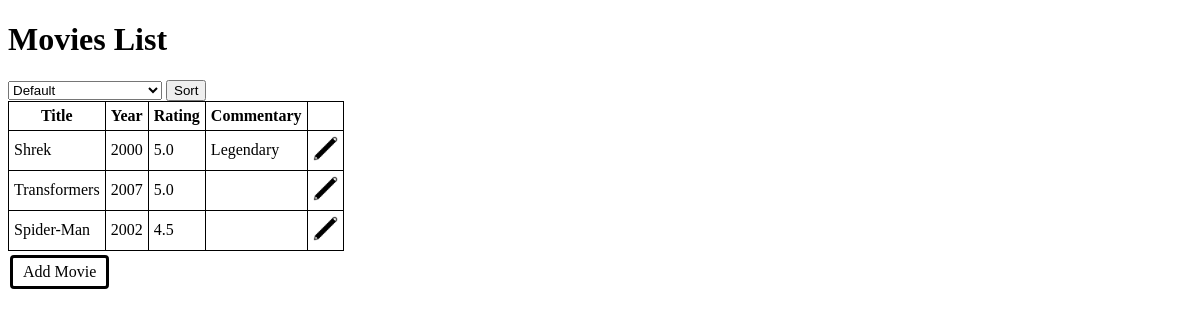
Before: / with the older database file.
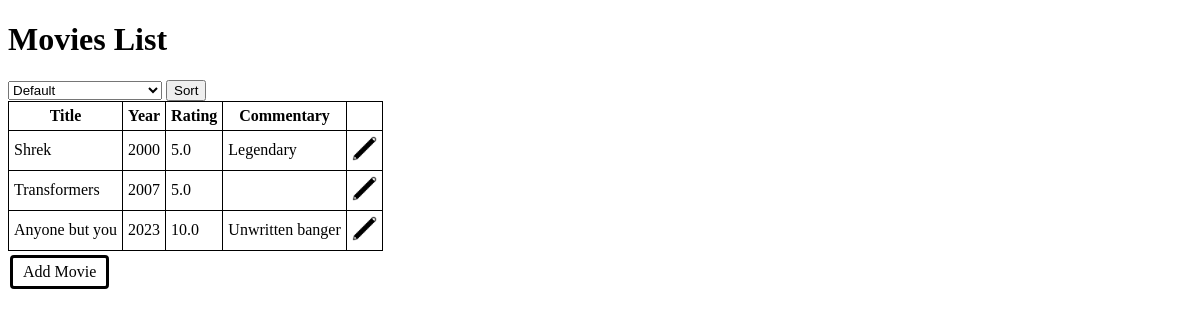
After: the same page with the newer database file.
### tables this page shows
CREATE TABLE movies(
             id     INTEGER     PRIMARY KEY     AUTOINCREMENT,
             title  VARCHAR                    NOT NULL,
             year   SMALLINT                     NOT NULL,
             rating FLOAT                   NOT NULL,
             comment VARCHAR
             );

### views.py (the view)
@views.route("/", methods=["GET", "POST"])
def show():
    if request.method == "POST":
        sort = request.form.get("sort")
        if sort == "by_title":
            title = request.form.get("title")
        else: title = None
    else:
        sort = "default"
        title = None
    db = get_database()
    cursor = db.cursor()
    if sort == "by_title":
        cursor.execute(get_select_sql_query(sort), ("%"+title+"%",))
    else:
        cursor.execute(get_select_sql_query(sort))
    movies = cursor.fetchall()
    return render_template("index.html", movies=movies, selected_sort=sort, title=title)

### database.py (called while the page is built)
def get_database():
    if "db" not in g:
        g.db = sqlite3.connect(DATABASE)
    return g.db

def close_database(exception=None):
    db = g.pop("db", None)
    if db is not None:
        db.close()

### functions.py (called while the page is built)
def get_select_sql_query(sort: str) -> str:
    if sort == "default":
        return "SELECT * FROM movies"
    elif sort == "year_ascend":
        return "SELECT * FROM movies ORDER BY year ASC"
    elif sort == "year_descend":
        return "SELECT * FROM movies ORDER BY year DESC"
    elif sort == "rating_ascend":
        return "SELECT * FROM movies ORDER BY rating ASC"
    elif sort == "rating_descend":
        return "SELECT * FROM movies ORDER BY rating DESC"
    elif sort == "by_title":
        return "SELECT * FROM movies WHERE title LIKE ?"
    else:
        raise Exception("Unexpected error")

### main.py (called while the page is built)
@app.teardown_appcontext
def teardown_database(exception):
    close_database(exception)

### templates/index.html (shortened to what this page needs)
<!DOCTYPE html>
<html lang="en">
<head>
    <link rel="stylesheet" href="{{ url_for('static', filename='css/style.css') }}">
</head>
<body>
    <h1>Movies List</h1>
     <form action="{{ url_for('views.show') }}", method="POST">
        <select id="sort" name="sort">
            <option value="default" {% if selected_sort == "default" %}selected{% endif %}>Default</option>
        </select>
        <button type="submit">Sort</button>
     </form>
    <table>
        <tr>
            <th>Title</th>
            <th>Year</th>
            <th>Rating</th>
            <th>Commentary</th>
        </tr>
        {% for movie in movies %}
        <tr>
            <td>{{ movie[1] }}</td>
            <td>{{ movie[2] }}</td>
            <td>{{ movie[3] }}</td>
            <td>{{ movie[4] }}</td>
            <td>
                <a href="{{ url_for('views.edit', id=movie[0]) }}">
                    <img src="{{ url_for('static', filename='img/ico_edit.png' )}}" class="ico-button" id="{{ movie[0] }}">
                </a>
            </td>
        {% endfor %}
        </tr>
    </table>
    <a href="{{ url_for('views.add') }}" class="button">Add Movie</a>
</body>
</html>

### static/css/style.css (style rules this page uses)
table, th, td { border: 1px solid black; border-collapse: collapse; padding: 5px; }
.button { background-color: white; border: solid; color: black; padding: 5px 10px; text-align: center; text-decoration: none; display: inline-block; margin: 4px 2px; cursor: pointer; border-radius: 4px; }
.ico-button { height: 25px; width: 25px; }

Changed rows visible on the page:
removed movies: title "Spider-Man", year "2002", rating "4.5"
added movies: title "Anyone but you", year "2023", rating "10.0", comment "Unwritten banger"
